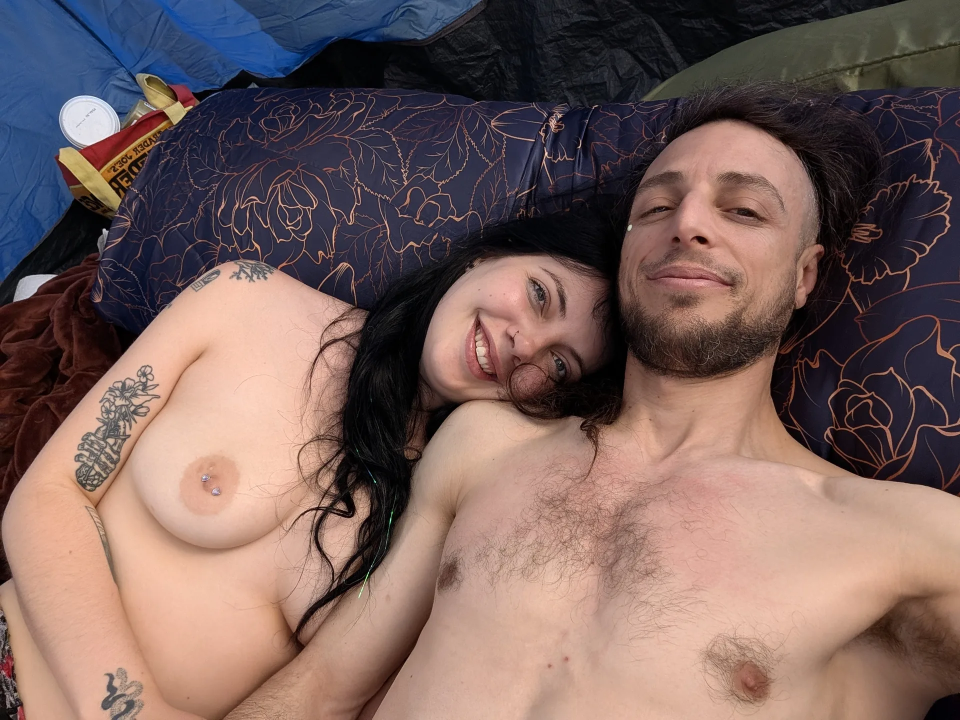
#> input picture portals/Apogea 26' ♥️/PXL_20260611_134525079.webp, 1920 x 1440 px (shown at 1/2 size); its folder holds only this picture in this run
$ python sync_portals.py
#> lines starting #> are read from the running program, lines starting #| are printed output that depends on the picture
import os
import json
from pathlib import Path

try:
    from PIL import Image, ImageOps
    HAS_PIL = True
except ImportError:
    HAS_PIL = False
    print("⚠️ Pillow not installed. Run 'pip install Pillow' for automatic WebP & thumbnail generation.")

BASE_DIR = Path(__file__).resolve().parent
PORTALS_DIR = BASE_DIR / "portals"
BRANCHES_FILE = BASE_DIR / "branches.json"

REALM_BGS = ["cosmos", "nyc", "verdant", "ember", "abyss", "astral", "wilderness"]
THEMES = ["nocturnal", "cyber", "celestial", "oceanic", "rose"]
FILAMENT_STYLES = ["standard", "vine", "tendril", "suspension", "grid", "gothic"]

MAX_FULL_DIM = 1920
FULL_WEBP_QUALITY = 82
THUMB_DIM = (400, 400)
THUMB_WEBP_QUALITY = 78

VALID_SOURCE_EXTS = {".jpg", ".jpeg", ".png", ".webp", ".bmp", ".tiff"}


def load_existing_branches():
    if BRANCHES_FILE.exists():
        try:
            with open(BRANCHES_FILE, "r", encoding="utf-8") as f:
                data = json.load(f)
                if isinstance(data, list):
                    return data
        except Exception as e:
            print(f"⚠️ Could not parse existing branches.json: {e}")
    return []


def process_portal_images(portal_dir: Path, folder_id: str):
#> called with folder_id = "Apogea 26' ♥️"
    thumbs_dir = portal_dir / "grid_thumbs"
    thumbs_dir.mkdir(exist_ok=True)

    if HAS_PIL:
        for file_path in sorted(portal_dir.iterdir()):
            if file_path.is_dir():
                continue
            ext = file_path.suffix.lower()
            if ext not in VALID_SOURCE_EXTS:
                continue

            stem_clean = (
                file_path.stem.lower()
                .replace(" ", "-")
                .replace("_", "-")
            )
            target_webp = portal_dir / f"{stem_clean}.webp"
            target_thumb = thumbs_dir / f"{stem_clean}.webp"

            # Convert non-webp or missing webp
            if not target_webp.exists() or file_path != target_webp:
                try:
                    with Image.open(file_path) as im:
#> im is the input picture: PIL image 1920x1440 RGB; mean R, G, B 120.7, 97.5, 93.5
                        im = ImageOps.exif_transpose(im).convert("RGB")
                        im.thumbnail((MAX_FULL_DIM, MAX_FULL_DIM), Image.Resampling.LANCZOS)
                        im.save(target_webp, "WEBP", quality=FULL_WEBP_QUALITY, method=6)
                    if file_path != target_webp:
                        file_path.unlink()
                    print(f"  ✓ Converted full WebP: {target_webp.name}")
                except Exception as e:
                    print(f"  ⚠️ Failed converting {file_path.name}: {e}")
                    continue

            # Ensure 400x400 square grid thumbnail exists
            if not target_thumb.exists() and target_webp.exists():
                try:
                    with Image.open(target_webp) as im:
                        im = ImageOps.exif_transpose(im).convert("RGB")
                        thumb = ImageOps.fit(im, THUMB_DIM, Image.Resampling.LANCZOS)
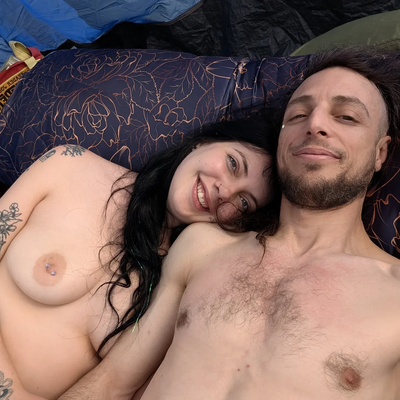
#> thumb: PIL image 400x400 RGB; mean R, G, B 127.5, 102.6, 97
                        thumb.save(target_thumb, "WEBP", quality=THUMB_WEBP_QUALITY, method=6)
                    print(f"  ✓ Generated 400x400 thumb: grid_thumbs/{target_thumb.name}")
                except Exception as e:
                    print(f"  ⚠️ Failed generating thumb for {target_webp.name}: {e}")

    photos = []
    grid_thumbs = []
    for webp_file in sorted(portal_dir.glob("*.webp")):
        rel_photo = f"portals/{folder_id}/{webp_file.name}"
        thumb_candidate = thumbs_dir / webp_file.name
        rel_thumb = (
            f"portals/{folder_id}/grid_thumbs/{webp_file.name}"
            if thumb_candidate.exists()
            else rel_photo
        )
        photos.append(rel_photo)
        grid_thumbs.append(rel_thumb)

    return photos, grid_thumbs


def suggest_open_angle(existing_angles):
    candidates = [-25, 25, 155, -155, -65, 65, 115, -115, 0, 180, -90, 90, -45, 45, 135, -135]
    for c in candidates:
        if all(abs(((c - a + 540) % 360) - 180) >= 24 for a in existing_angles):
            return c
    return ((existing_angles[-1] + 35) % 360) - 180 if existing_angles else -25


def sync_portals():
    PORTALS_DIR.mkdir(exist_ok=True)
    existing_list = load_existing_branches()
    existing_map = {b.get("id"): b for b in existing_list if b.get("id")}

    updated_branches = []

    # 1. Preserve existing portals and refresh their local photos if the folder exists locally
    for branch in existing_list:
        pid = branch.get("id")
        if not pid:
            continue
        p_dir = PORTALS_DIR / pid
        if p_dir.exists() and p_dir.is_dir():
            print(f"🔄 Scanning portal folder: portals/{pid}/")
            disk_photos, disk_thumbs = process_portal_images(p_dir, pid)

            # Keep cross-portal linked photos while syncing local folder photos
            existing_photos = branch.get("photos", [])
            existing_thumbs = branch.get("grid_thumbs", [])
            cross_linked_photos = [
                (p, existing_thumbs[i] if i < len(existing_thumbs) else p)
                for i, p in enumerate(existing_photos)
                if not p.startswith(f"portals/{pid}/")
            ]

            merged_photos = list(disk_photos)
            merged_thumbs = list(disk_thumbs)
            for cp, ct in cross_linked_photos:
                if cp not in merged_photos:
                    merged_photos.append(cp)
                    merged_thumbs.append(ct)

            if merged_photos:
                branch["photos"] = merged_photos
                branch["grid_thumbs"] = merged_thumbs

        # Validate slice_bg, theme, filament
        if branch.get("slice_bg") not in REALM_BGS:
            branch["slice_bg"] = "cosmos"
        if branch.get("theme") not in THEMES:
            branch["theme"] = "nocturnal"
        if branch.get("filament") not in FILAMENT_STYLES:
            branch["filament"] = "standard"

        # Fix missing or broken thumbnail fallback automatically
        thumb = branch.get("thumbnail", "")
        if not thumb or (not (BASE_DIR / thumb).exists() and branch.get("grid_thumbs")):
            if branch.get("grid_thumbs"):
                branch["thumbnail"] = branch["grid_thumbs"][0]

        updated_branches.append(branch)

    # 2. Discover brand-new folders dropped into portals/
    known_ids = {b["id"] for b in updated_branches}
    for folder in sorted(PORTALS_DIR.iterdir()):
        if not folder.is_dir() or folder.name.startswith("."):
            continue
        folder_id = folder.name
        if folder_id in known_ids:
            continue

        print(f"✨ Discovered new portal folder: portals/{folder_id}/")
        photos, grid_thumbs = process_portal_images(folder, folder_id)
        if not photos:
            print(f"  ℹ️ Skipping empty folder portals/{folder_id}/ (no images found)")
            continue

        prime_angles = [
            b.get("angle", 0)
            for b in updated_branches
            if b.get("slice", "Prime Cosmos") == "Prime Cosmos"
        ]
        new_portal = {
            "id": folder_id,
            "title": folder_id.replace("-", " ").replace("_", " ").title(),
            "subtitle": "Gallery & Archive",
            "slice": "Prime Cosmos",
            "slice_bg": "cosmos",
            "theme": THEMES[len(updated_branches) % len(THEMES)],
            "filament": "standard",
            "angle": suggest_open_angle(prime_angles),
            "distance": 340,
            "thumbnail": grid_thumbs[0] if grid_thumbs else photos[0],
            "photos": photos,
            "grid_thumbs": grid_thumbs,
            "password": ""
        }
        updated_branches.append(new_portal)

    # 3. Ensure Prime Cosmos portals are positioned first in branches.json
    updated_branches.sort(key=lambda b: 0 if b.get("slice", "Prime Cosmos") == "Prime Cosmos" else 1)

    with open(BRANCHES_FILE, "w", encoding="utf-8") as f:
        json.dump(updated_branches, f, indent=2)

    print(f"\n✅ Synced {len(updated_branches)} portal(s) to branches.json!")


if __name__ == "__main__":
    sync_portals()

$ run again, on portals/Apogea 26' ♥️/PXL_20260611_134627910.webp
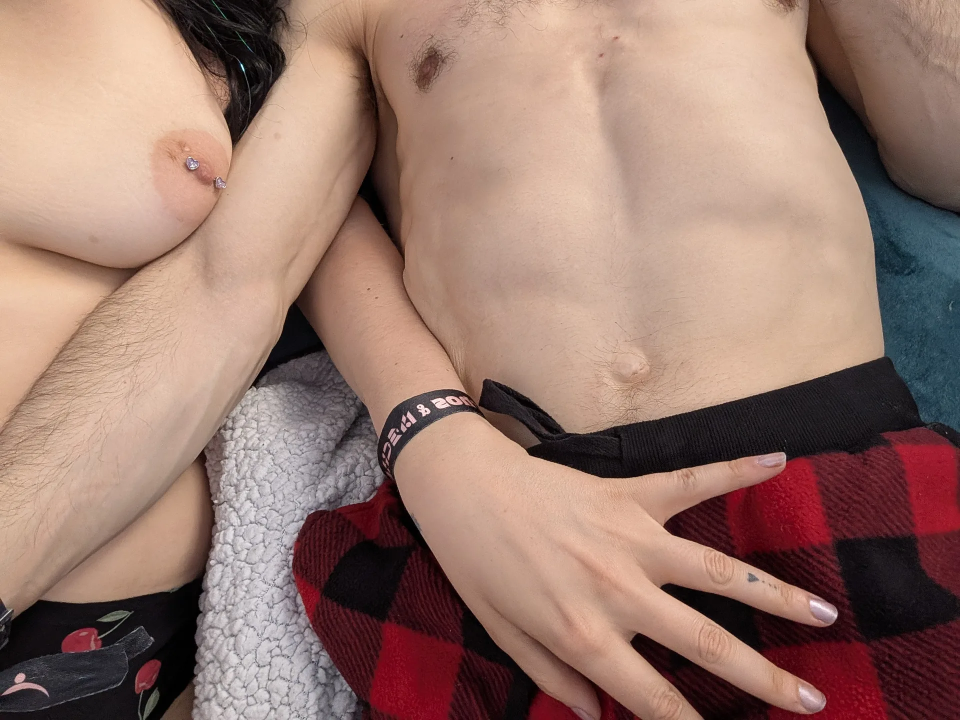
#> input picture portals/Apogea 26' ♥️/PXL_20260611_134627910.webp, 1920 x 1440 px (shown at 1/2 size)
#> in process_portal_images, im is the input picture: PIL image 1920x1440 RGB; mean R, G, B 153.9, 122.1, 110.7
#> in process_portal_images, `thumb = ImageOps.fit(im, THUMB_DIM, Image.Resampling.LANCZOS)`:
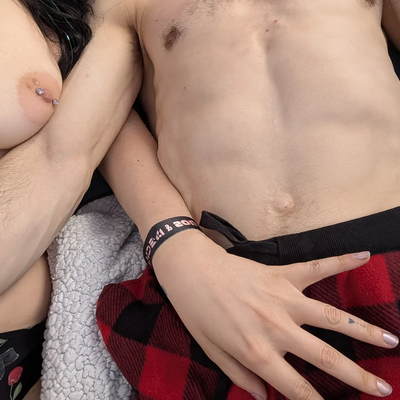
#> thumb: PIL image 400x400 RGB; mean R, G, B 160.9, 127.9, 115.4
